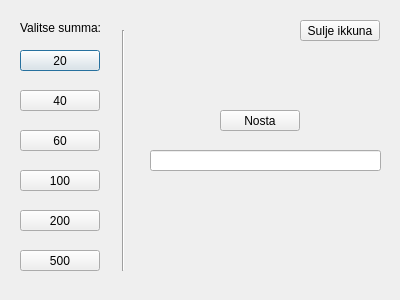
<?xml version="1.0" encoding="UTF-8"?>
<ui version="4.0">
 <class>drawMoney</class>
 <widget class="QDialog" name="drawMoney">
  <property name="geometry">
   <rect>
    <x>0</x>
    <y>0</y>
    <width>400</width>
    <height>300</height>
   </rect>
  </property>
  <property name="windowTitle">
   <string>Dialog</string>
  </property>
  <widget class="QPushButton" name="btn_draw20">
   <property name="geometry">
    <rect>
     <x>20</x>
     <y>50</y>
     <width>80</width>
     <height>21</height>
    </rect>
   </property>
   <property name="text">
    <string>20</string>
   </property>
  </widget>
  <widget class="QPushButton" name="btn_draw40">
   <property name="geometry">
    <rect>
     <x>20</x>
     <y>90</y>
     <width>80</width>
     <height>21</height>
    </rect>
   </property>
   <property name="text">
    <string>40</string>
   </property>
  </widget>
  <widget class="QPushButton" name="btn_draw60">
   <property name="geometry">
    <rect>
     <x>20</x>
     <y>130</y>
     <width>80</width>
     <height>21</height>
    </rect>
   </property>
   <property name="text">
    <string>60</string>
   </property>
  </widget>
  <widget class="QPushButton" name="btn_draw100">
   <property name="geometry">
    <rect>
     <x>20</x>
     <y>170</y>
     <width>80</width>
     <height>21</height>
    </rect>
   </property>
   <property name="text">
    <string>100</string>
   </property>
  </widget>
  <widget class="QPushButton" name="btn_draw200">
   <property name="geometry">
    <rect>
     <x>20</x>
     <y>210</y>
     <width>80</width>
     <height>21</height>
    </rect>
   </property>
   <property name="text">
    <string>200</string>
   </property>
  </widget>
  <widget class="QPushButton" name="btn_draw500">
   <property name="geometry">
    <rect>
     <x>20</x>
     <y>250</y>
     <width>80</width>
     <height>21</height>
    </rect>
   </property>
   <property name="text">
    <string>500</string>
   </property>
  </widget>
  <widget class="QLabel" name="label_chooseDrawAmount">
   <property name="geometry">
    <rect>
     <x>20</x>
     <y>20</y>
     <width>81</width>
     <height>16</height>
    </rect>
   </property>
   <property name="text">
    <string>Valitse summa:</string>
   </property>
  </widget>
  <widget class="QLineEdit" name="le_balanceInfo">
   <property name="geometry">
    <rect>
     <x>150</x>
     <y>150</y>
     <width>231</width>
     <height>21</height>
    </rect>
   </property>
  </widget>
  <widget class="QPushButton" name="btn_closeWindow">
   <property name="geometry">
    <rect>
     <x>300</x>
     <y>20</y>
     <width>80</width>
     <height>21</height>
    </rect>
   </property>
   <property name="text">
    <string>Sulje ikkuna</string>
   </property>
  </widget>
  <widget class="QPushButton" name="btn_drawConfirm">
   <property name="geometry">
    <rect>
     <x>220</x>
     <y>110</y>
     <width>80</width>
     <height>21</height>
    </rect>
   </property>
   <property name="text">
    <string>Nosta</string>
   </property>
  </widget>
  <widget class="Line" name="line">
   <property name="geometry">
    <rect>
     <x>103</x>
     <y>30</y>
     <width>41</width>
     <height>241</height>
    </rect>
   </property>
   <property name="orientation">
    <enum>Qt::Vertical</enum>
   </property>
  </widget>
 </widget>
 <resources/>
 <connections/>
</ui>
